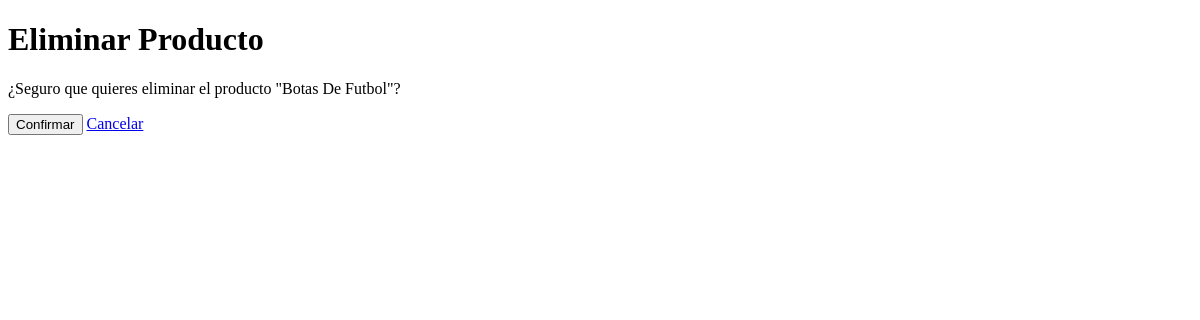
/producto/1/eliminar/, run on an earlier commit of the app's database.
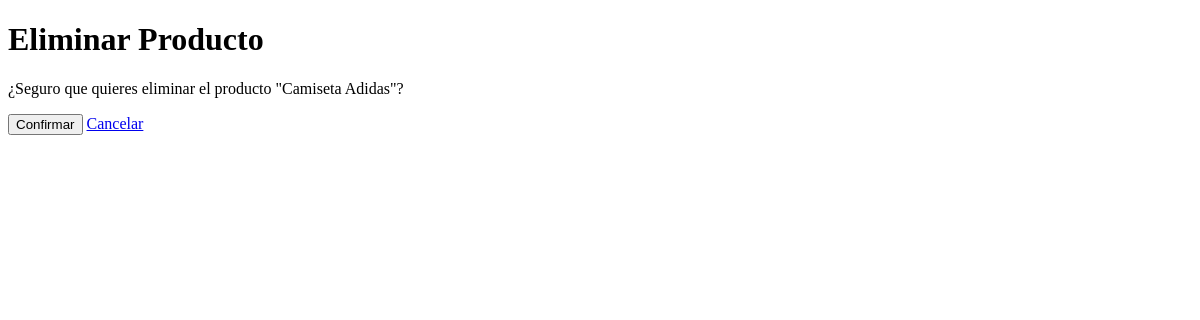
And on a later commit of the database.
### tienda/models.py (models this page shows, shortened)
class Producto(models.Model):
    nombre = models.CharField(max_length=100, blank = False, null=True )
    modelo = models.CharField(max_length=100, blank = False, null=True )
    unidades = models.IntegerField( blank = False)
    precio = models.DecimalField(max_digits=10, decimal_places=2)
    vip = models.BooleanField(default= False)
    marca = models.ForeignKey("Marca",on_delete=models.CASCADE)

### tienda/views.py (the view)
# urls.py: path("producto/<int:pk>/eliminar/", views.EliminarProducto.as_view(), name='producto_eliminar'),
class EliminarProducto(DeleteView):
    model = Producto
    template_name = 'tienda/eliminarProducto.html'
    success_url = reverse_lazy('listadoProductos')

### tienda/templates/tienda/eliminarProducto.html (shortened to what this page needs)
<!DOCTYPE html>
<html lang="es">
<head>
</head>
<body>
    <h1>Eliminar Producto</h1>
    <p>¿Seguro que quieres eliminar el producto "{{ object.nombre }}"?</p>
    <form method="post">
        <button type="submit">Confirmar</button>
        <a href="{% url 'listadoProductos' %}">Cancelar</a>
    </form>
</body>
</html>

What changed in the data, as far as the page shows it:
changed Producto: nombre "Botas De Futbol" → "Camiseta Adidas"
